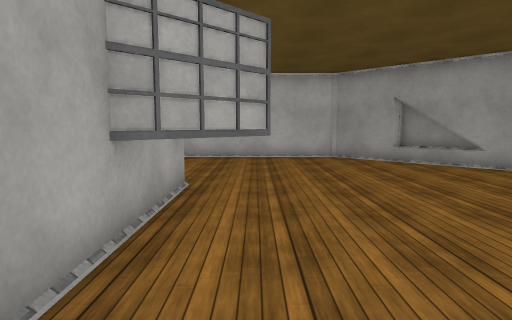
view 1 (above)

12 first-person views from a walk through a Unity game level. The camera is 1.3 m above the floor, tilts 6° down and sees 75° across. Doors are open. The floor is counted in squares, 1 m on a side. Each view is taken from the middle of a square. On the plan, view 1 faces up. The plan holds only what a view shows up to about 14 squares ahead; the rest is blank. The player character is not drawn. Surface patterns are stand-ins for the level's own textures.

view 2
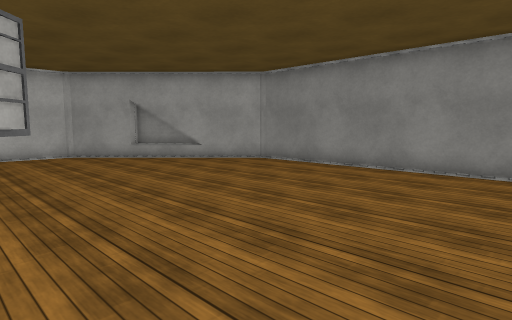

view 3
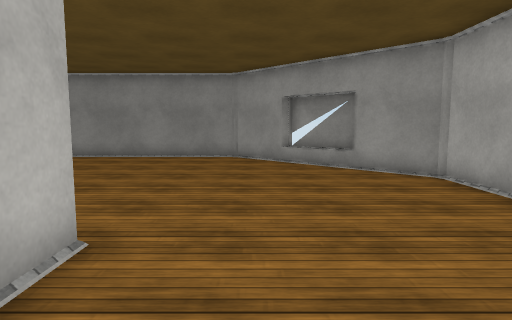

view 4
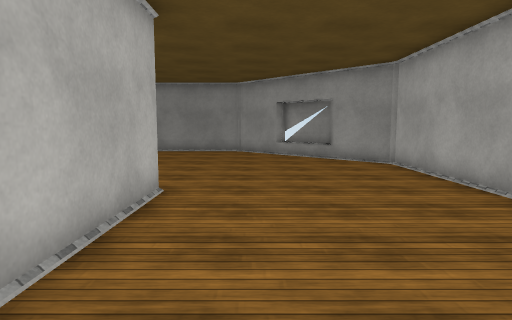

view 5
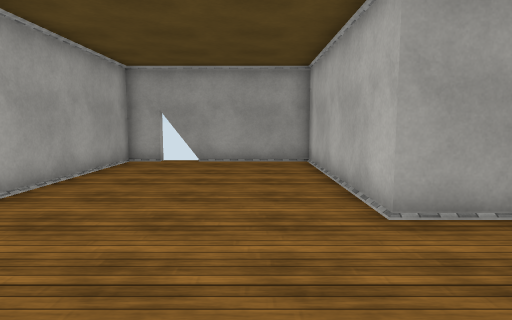

view 6
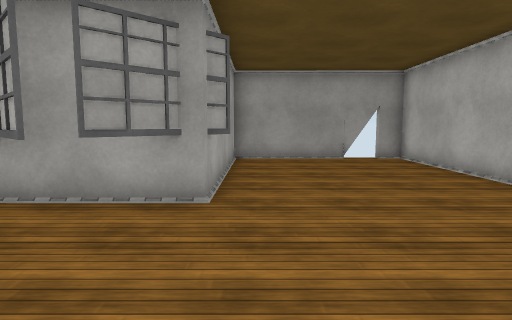

view 7
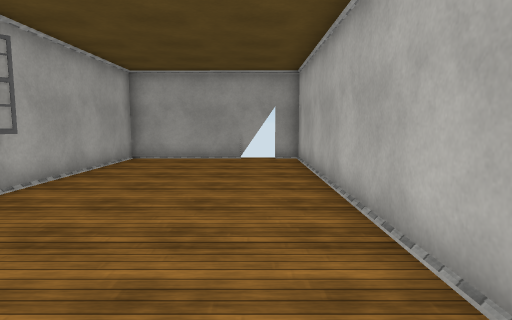

view 8
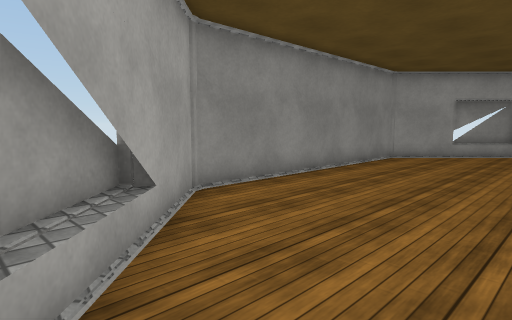

view 9
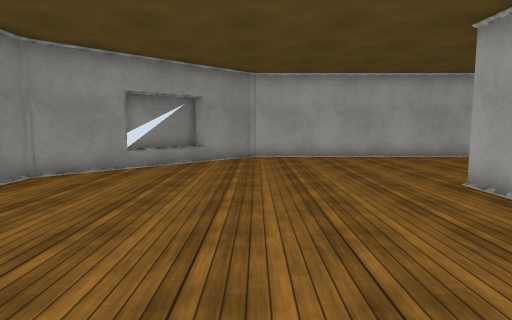

view 10
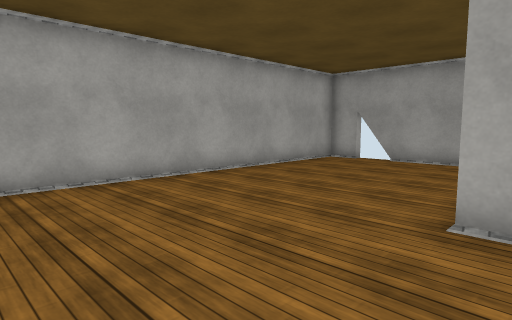

view 11
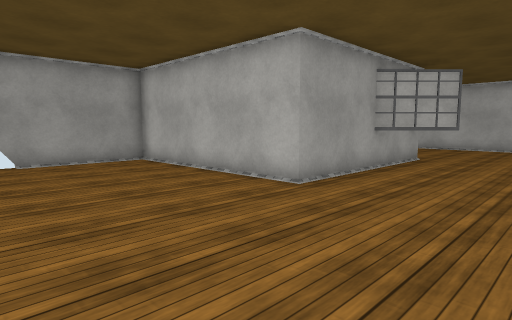

view 12
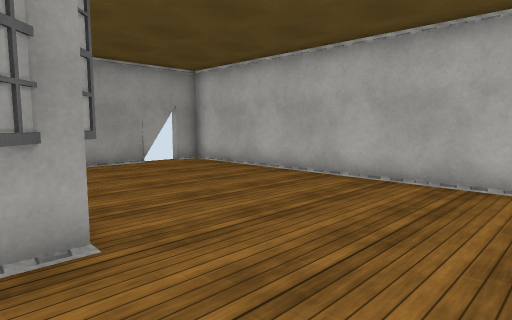

### Floor plan
Key: @ floor where view 1 was taken; # wall or solid block; x gap in a wall; . floor.
Columns run from 9 left of view 1 to 9 right of it. Each row starts with its distance up from view 1.
 14 ##############
 13 x............##
 12 #.............##
 11 #..............##
 10 #...............##
  9 #................##
  8 #.................#
  7 ########..........#
  6        ##.........#
  5        ###........#
  4        ##.........#
  3        #..........#
  2         ..........#
  1        #..........#
  0 ########.@........#
 -1 #.................#
 -2 #................##
 -3 #...............##
 -4 #..............##
 -5 #.............##
 -6 #............##
 -7 ##############

Positions as (right, up) in squares from view 1, and headings:
1: (0, 0), facing up
2: (-1, -1), facing up-right
3: (-5, -2), facing right
4: (-8, -2), facing right
5: (3, -2), facing left
6: (4, 8), facing left
7: (4, 12), facing left
8: (3, 12), facing down-right
9: (3, 7), facing down
10: (3, 1), facing down-left
11: (3, -6), facing up-left
12: (2, 6), facing up-left
